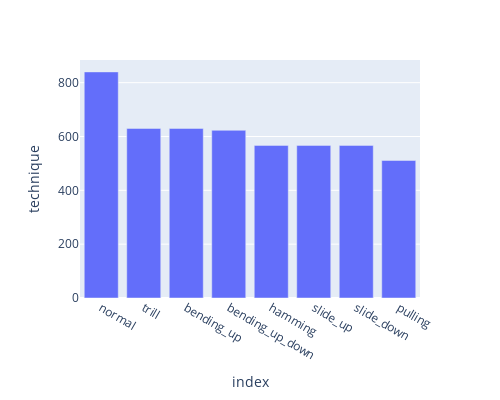

The cell this chart's notebook holds for it:
### Code cell
px.bar(pd.value_counts(gpt['technique']).reset_index(), x='index', y='technique', width=500, height=400)

### Figure 1 — Plotly figure (JSON) as saved in the notebook; plotly's stock layout.template omitted (floating-point values rounded to 4 significant figures)
{"data": [{"alignmentgroup": "True", "hovertemplate": "index=%{x}<br>technique=%{y}<extra></extra>", "legendgroup": "", "marker": {"color": "#636efa"}, "name": "", "offsetgroup": "", "orientation": "v", "showlegend": false, "textposition": "auto", "type": "bar", "x": ["normal", "trill", "bending_up", "bending_up_down", "hamming", "slide_up", "slide_down", "pulling"], "xaxis": "x", "y": [840, 630, 630, 623, 567, 567, 567, 511], "yaxis": "y"}], "layout": {"barmode": "relative", "height": 400, "legend": {"tracegroupgap": 0}, "margin": {"t": 60}, "width": 500, "xaxis": {"anchor": "y", "domain": [0, 1], "title": {"text": "index"}}, "yaxis": {"anchor": "x", "domain": [0, 1], "title": {"text": "technique"}}}}
